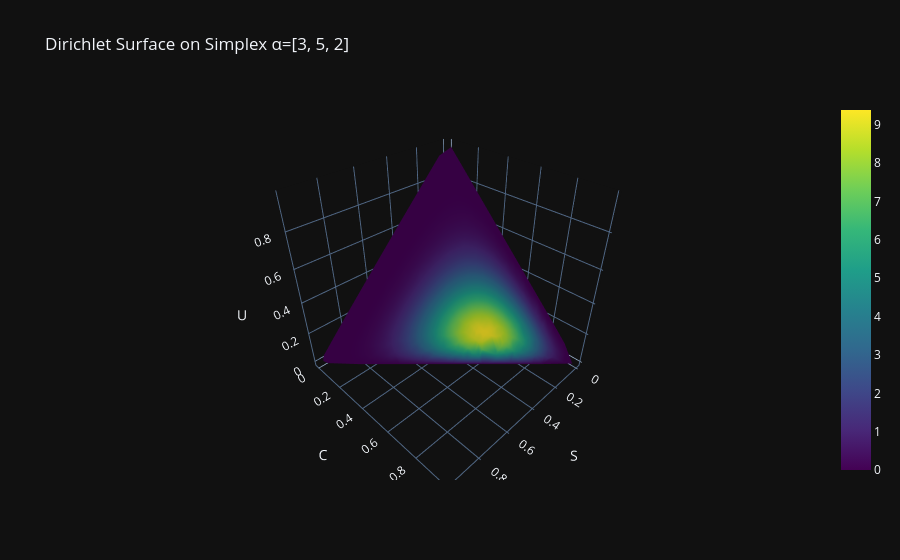
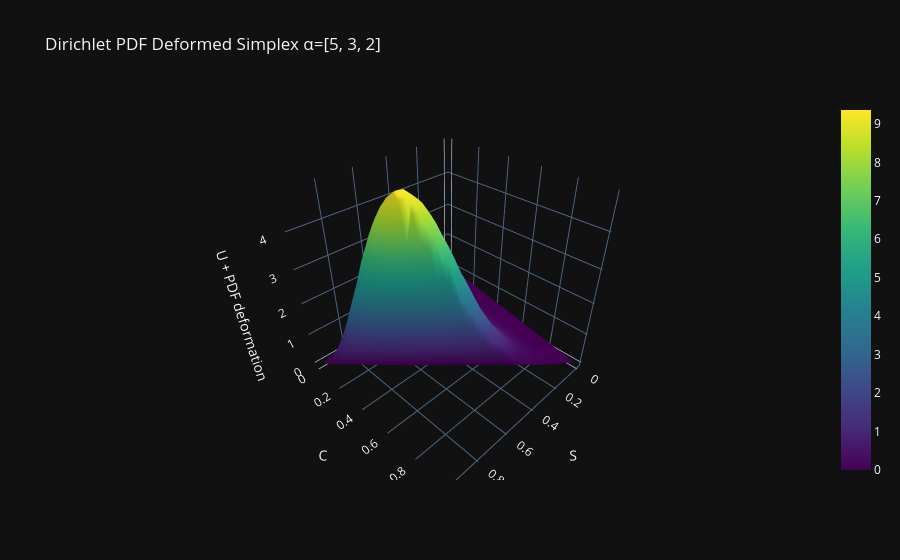

Write notebook code for charts like these, in order.
### Code cell
plot_dirichlet_surface([3, 5, 2])
plot_dirichlet_3d([5, 3, 2])

### Figure 1 — Plotly figure (JSON) as saved in the notebook; plotly's stock layout.template omitted (floating-point values rounded to 4 significant figures; data arrays with more than 128 entries replaced by an {"elided": "..."} marker saying what was removed)
{"data": [{"colorscale": [[0.0, "#440154"], [0.1111, "#482878"], [0.2222, "#3e4989"], [0.3333, "#31688e"], [0.4444, "#26828e"], [0.5556, "#1f9e89"], [0.6667, "#35b779"], [0.7778, "#6ece58"], [0.8889, "#b5de2b"], [1.0, "#fde725"]], "i": {"elided": "2935 int values"}, "intensity": {"elided": "1476 float values"}, "j": {"elided": "2935 int values"}, "k": {"elided": "2935 int values"}, "opacity": 1.0, "x": {"elided": "1476 float values"}, "y": {"elided": "1476 float values"}, "z": {"elided": "1476 float values"}, "type": "mesh3d"}], "layout": {"title": {"text": "Dirichlet Surface on Simplex α=[3, 5, 2]"}, "scene": {"xaxis": {"title": {"text": "S"}}, "yaxis": {"title": {"text": "C"}}, "zaxis": {"title": {"text": "U"}}}}}

### Figure 2 — Plotly figure (JSON) as saved in the notebook; plotly's stock layout.template omitted (floating-point values rounded to 4 significant figures; data arrays with more than 128 entries replaced by an {"elided": "..."} marker saying what was removed)
{"data": [{"colorscale": [[0.0, "#440154"], [0.1111, "#482878"], [0.2222, "#3e4989"], [0.3333, "#31688e"], [0.4444, "#26828e"], [0.5556, "#1f9e89"], [0.6667, "#35b779"], [0.7778, "#6ece58"], [0.8889, "#b5de2b"], [1.0, "#fde725"]], "i": {"elided": "2010 int values"}, "intensity": {"elided": "1015 float values"}, "j": {"elided": "2010 int values"}, "k": {"elided": "2010 int values"}, "opacity": 1.0, "x": {"elided": "1015 float values"}, "y": {"elided": "1015 float values"}, "z": {"elided": "1015 float values"}, "type": "mesh3d"}], "layout": {"title": {"text": "Dirichlet PDF Deformed Simplex α=[5, 3, 2]"}, "scene": {"xaxis": {"title": {"text": "S"}}, "yaxis": {"title": {"text": "C"}}, "zaxis": {"title": {"text": "U + PDF deformation"}}}}}
